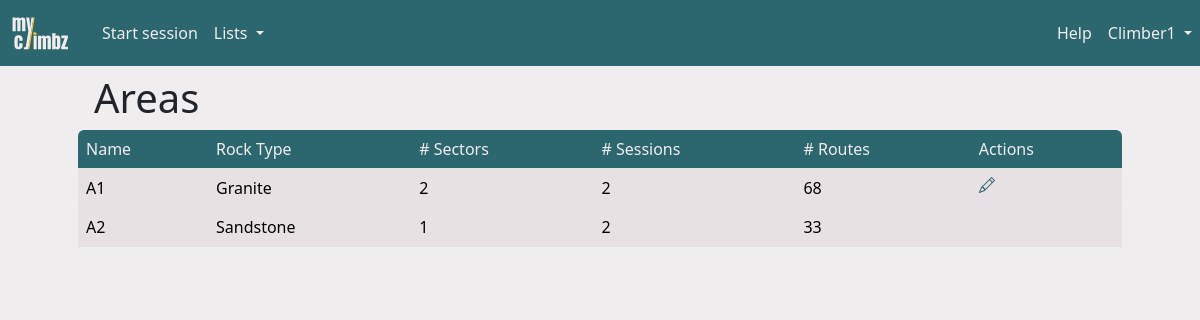
Screenshot of /areas (signed in) with the database file from the repository.
### climbz/models/climber.py (models this page shows, shortened)
class Climber(db.Model, UserMixin):
    id = db.Column(db.Integer, primary_key=True)
    role = db.Column(db.Integer, nullable=False, default=0)
    email = db.Column(db.String(200), nullable=False, unique=True)
    password = db.Column(db.String(200), nullable=False)
    name = db.Column(db.String(200), nullable=False)
    birthdate = db.Column(db.Date, nullable=True)
    year_started_climbing = db.Column(db.Integer, nullable=True)
    height = db.Column(db.Integer, nullable=True)
    ape_index = db.Column(db.Integer, nullable=True)
    grade_scale = db.Column(db.String(10), nullable=False, default="font")
    sessions = db.relationship("Session", backref="climber", cascade="all, delete")
    opinions = db.relationship("Opinion", backref="climber", cascade="all, delete")
    routes = db.relationship("Route", backref="creator")
    sectors = db.relationship("Sector", backref="creator")
    areas = db.relationship("Area", backref="creator")
    projects = db.relationship(
        "Route",
        secondary=climber_projects,
        backref=db.backref("climbers", lazy="dynamic"),
    )

### climbz/models/area.py (models this page shows, shortened)
class Area(db.Model):
    id = db.Column(db.Integer, primary_key=True)
    name = db.Column(db.String(100), nullable=False, unique=True)
    comment = db.Column(db.Text)
    link = db.Column(db.String(300))
    created_by = db.Column(db.Integer, db.ForeignKey("climber.id"), nullable=False)
    rock_type_id = db.Column(db.Integer, db.ForeignKey("rock_type.id"))
    rock_type = db.relationship("RockType", backref="climbing_areas")
    sessions = db.relationship("Session", backref="area", cascade="all, delete")
    sectors = db.relationship("Sector", backref="area", cascade="all, delete")

### climbz/models/rock_type.py (models this page shows)
class RockType(db.Model):
    id = db.Column(db.Integer, primary_key=True)
    name = db.Column(db.String(100), nullable=False)

### climbz/blueprints/areas/routes.py (the view)
@areas.route("/areas")
def table_areas() -> str:
    return render("areas.html", title="Areas", areas=Area.query.all())

### climbz/blueprints/utils.py (called while the page is built, shortened)
@login_required
def render(*args, **kwargs) -> str:
    kwargs["title"] = kwargs["title"]
    kwargs["error"] = flask_session.pop("error", None)
    kwargs["username"] = current_user.name
    kwargs["user_id"] = current_user.id
    kwargs["user_role"] = current_user.role
    kwargs["user_grade_scale"] = current_user.grade_scale
    session_id = flask_session.get("session_id", None)
    path = request.path
    if not path.startswith("/edit_") and not path.startswith("/add_"):
        flask_session["call_from_url"] = path
    return render_template(
        *args,
        **kwargs,
    )

### climbz/models/climber.py (called while the page is built)
@login_manager.user_loader
def load_climber(climber_id: int) -> Climber:
    return Climber.query.get(int(climber_id))

### run.py (called while the page is built, shortened)
@app.before_request
def check_request_validity():
    if not request.endpoint:
        return
    elif request.endpoint == "climbers.login" or "static" in request.endpoint:
        return
    elif not current_user.is_authenticated:
        return redirect(url_for("climbers.login"))

### climbz/templates/areas.html (shortened to what this page needs)
{% extends "main.html" %}
{% block content %}
<div class="container px-0 px-md-5">
    <h1 class="ms-3 mt-2">Areas</h1>
    <table id="content_table" class="table table-hover" data-sort-col="0" data-sort-order="asc">
        <thead>
            <tr>
                {% for row_name in ["Name", "Rock Type", "# Sectors", "# Sessions", "# Routes"] %}
                <th>{{ row_name }}</th>
                {% endfor %}
                <th data-sortable="false">Actions</th>
            </tr>
        </thead>
        <tbody>
            {% for area in areas %}
            {% set onclick = "window.location=\"" + url_for('areas.page_area', area_id=area.id) + "\"" %}
            <tr>
                <td onclick={{ onclick }}>{{ area.name }}</td>
                <td onclick={{ onclick }}>{{ area.rock_type.name }}</td>
                <td onclick={{ onclick }}>{{ area.sectors|length }}</td>
                <td onclick={{ onclick }}>{{ area.sessions|length }}</td>
                <td onclick={{ onclick }}>{{ area.sectors|map(attribute='routes')|map('length')|sum }}</td>
                {% if area.created_by == user_id or user_role == 1 %}
                <td>
                    <a href="{{ url_for('areas.edit_area', area_id=area.id) }}">
                    </a>
                </td>
                {% else %}
                <td></td>
                {% endif %}
            </tr>
            {% endfor %}
        </tbody>
    </table>
</div>
{% endblock content %}

### climbz/templates/main.html (shortened to what this page needs)
<html>
<head>
    <link href="https://cdn.jsdelivr.net/npm/bootstrap@5.3.2/dist/css/bootstrap.min.css" rel="stylesheet"
>
    <link href="{{ url_for('static', filename='css/colors.css') }}" rel="stylesheet" type="text/css">
    <link rel="stylesheet" type="text/css" href="https://cdnjs.cloudflare.com/ajax/libs/noUiSlider/15.8.1/nouislider.css" />
    <link href="https://cdn.jsdelivr.net/npm/simple-datatables@latest/dist/style.css" rel="stylesheet" type="text/css">
</head>
<body>
    <nav class="navbar navbar-expand-lg">
        <a class="navbar-brand" href="{{ url_for('home.page_home') }}" style="padding-left: 10px;">
            <img src="{{ url_for('static', filename='images/logo-transparent.svg') }}" width="60" height="40" class="d-inline-block align-top" alt="">
        </a>
        {% if not "Add" in title and not "Edit" in title %}
        <div class="collapse navbar-collapse ps-2" id="navbarSupportedContent">
            <ul class="navbar-nav me-auto mb-2 mb-md-0">
                {% if open_session %}
                <li><a id="add_climb" class="nav-link" href="{{ url_for('climbs.add_climb') }}">Add climb</a></li>
                <li>
                    <a id="stop_session" class="nav-link" href="{{ url_for('sessions.stop_session') }}">
                        Stop
                        {% if open_session.is_project_search %}
                        project search
                        {% else %}
                        session
                        {% endif %}
                    </a>
                </li>
                {% else %}
                <li class="nav-item">
                    <a id="start_session" class="nav-link" href="{{ url_for('sessions.add_session') }}">Start session</a>
                </li>
                {% endif %}
                <li class="nav-item dropdown">
                    <a class="nav-link dropdown-toggle" href="#" role="button" data-bs-toggle="dropdown"
                        aria-expanded="false">
                        Lists
                    </a>
                </li>
            </ul>
            <ul class="navbar-nav ms-md-auto mb-2 mb-md-0">
                <li class="nav-item">
                    <a class="nav-link" href="{{ url_for('home.guide') }}">Help</a>
                </li>
                <li class="nav-item dropdown">
                    <a class="nav-link dropdown-toggle" href="#" role="button" data-bs-toggle="dropdown"
                        aria-expanded="false">
                        {{ username }}
                    </a>
                </li>
            </ul>
        </div>
        {% endif %}
    </nav>
    {%block content %}{% endblock %}
</body>
</html>

### climbz/static/css/colors.css (style rules this page uses)
:root { --color-yellow: #FFC53D; --color-yellow-100: #fff0c6; --color-yellow-200: #ffdf88; --color-yellow-300: #FFC53D; --color-yellow-400: #ffb320; --color-yellow-500: #f98f07; --color-yellow-600: #dd6902; --color-yellow-700: #b74806; --color-yellow-800: #94360c; --color-yellow-900: #7a2e0d; --color-yellow-950: #461602; --color-green: #2C666E; --color-green-50: #f1faf9; --color-green-100: #daf3f3; --color-green-200: #bae6e7; --color-green-300: #8ad4d6; --color-green-400: #53b9bd; --color-green-500: #379da3; --color-green-600: #318089; --color-green-700: #2C666E; --color-green-800: #2c575e; --color-green-900: #284a51; --color-green-950: #163036; --color-white: #F0EDEE; --color-white-50: #f9f7f8; --color-white-100: #F0EDEE; --color-white-200: #e7e1e3; --color-white-300: #d5cccf; --color-white-400: #bbaeb2; --color-white-500: #a29197; --color-white-600: #8a787e; --color-white-700: #726368; --color-white-800: #605458; --color-white-900: #53494c; --color-white-950: #2a2527; --color-gray: #6c757d; --color-black: #0A090C; }
body { background-color: var(--color-white); }
a { text-decoration: none; color: var(--color-green); }
.navbar { background-color: var(--color-green); color: var(--color-white); }
.navbar-brand { color: var(--color-yellow); }
.nav-link, .nav-link:focus { color: var(--color-white); }
.table thead th:first-child { border-top-left-radius: var(--bs-border-radius); }
.table thead th:last-child { border-top-right-radius: var(--bs-border-radius); }
.table td { background-color: var(--color-white-200); }
.table thead { background-color: var(--color-green); color: var(--color-white); font-weight: normal; }
.table thead th { background-color: transparent; color: inherit; font-weight: normal; }
ul { list-style-type: none; }

### rows the page displays
Climber: name "Climber1"
Area: name "A1", rock_type.name "Granite", sectors|length "2", sessions|length "2", sectors|map "68"
Area: name "A2", rock_type.name "Sandstone", sectors|length "1", sessions|length "2", sectors|map "33"

### other values shown
{{ row_name }} "Name" "Rock Type" "# Sectors" "# Sessions" "# Routes"
